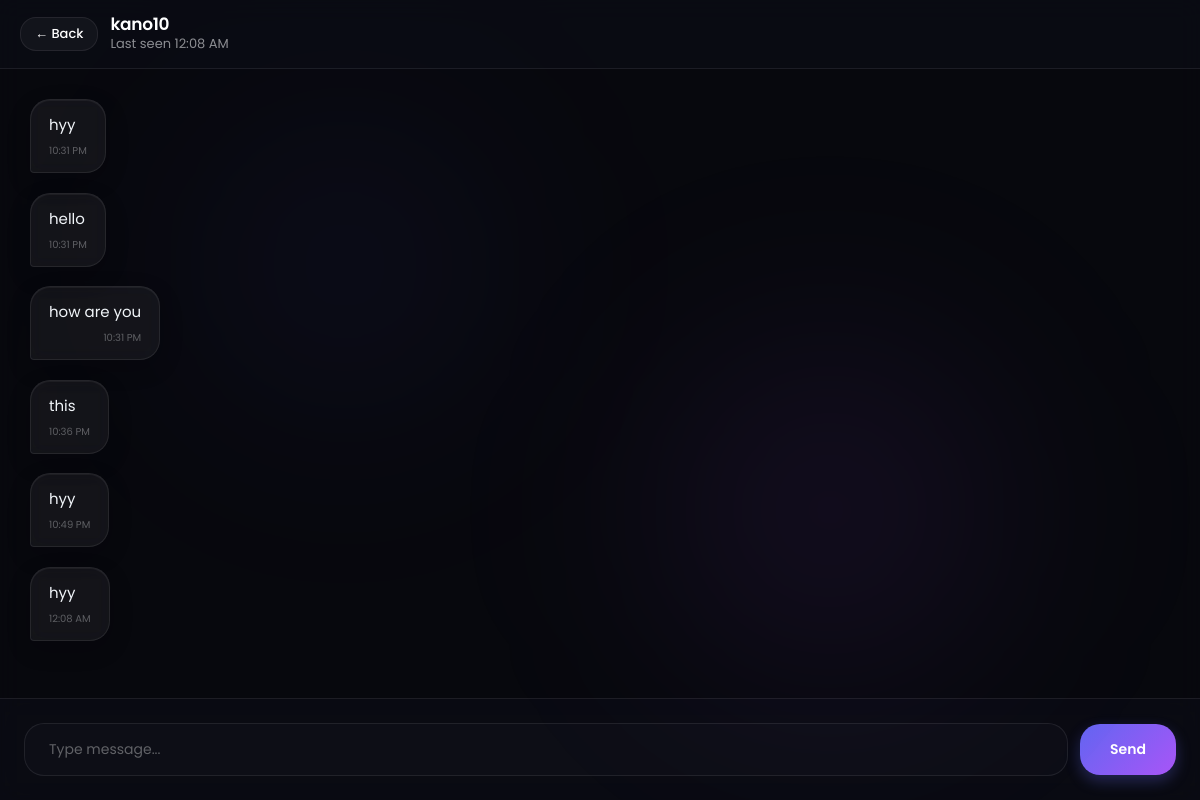
The app's page /chat/4/ (signed in) with its own data.
### chat/models.py (models this page shows, shortened)
class Profile(models.Model):
    user = models.OneToOneField(
        User,
        on_delete=models.CASCADE
    )
    image = models.ImageField(
        upload_to='profile/',
        default='default.png'
    )
    last_seen = models.DateTimeField(
    auto_now=True
    )
    is_online = models.BooleanField(
    default=False
    )

class Message(models.Model):
    sender = models.ForeignKey(
        User,
        on_delete=models.CASCADE,
        related_name='sender'
    )
    receiver = models.ForeignKey(
        User,
        on_delete=models.CASCADE,
        related_name='receiver'
    )
    is_deleted = models.BooleanField(
    default=False
    )
    is_seen = models.BooleanField(
    default=False
    )
    message = models.TextField()
    timestamp = models.DateTimeField(auto_now_add=True)

### chat/views.py (the view, shortened to what this page needs)
# urls.py: path('chat/<int:id>/', views.chat_page),
@login_required
def chat_page(request, id):
    receiver = User.objects.get(id=id)
    Message.objects.filter(
    sender=receiver,
    receiver=request.user,
    is_seen=False
        ).update(is_seen=True)
    messages = Message.objects.filter(
        sender=request.user,
        receiver=receiver
    ) | Message.objects.filter(
        sender=receiver,
        receiver=request.user
    )
    messages = messages.order_by('timestamp')
    return render(request, 'chat.html', {
        'receiver': receiver,
        'messages': messages
    })

### chat/templates/chat.html (shortened to what this page needs)
{% extends 'base.html' %}
{% load static %}
{% block content %}
  <div class="chat-container-full">
    <div class="chat-header">
      <a href="/home/" class="back-button">← Back</a>
      <div>
        <h2>{{ receiver.username }}</h2>
        {% if receiver.profile.is_online %}
    <p class="online-status">● Online</p>
    <p id="typing-status" class="typing-status"></p>
{% else %}
    <p class="offline-status">
        Last seen
        {{ receiver.profile.last_seen|time:"h:i A" }}
    </p>
{% endif %}
      </div>
    </div>
    <div class="message-container" id="message-container">
      {% for message in messages %}
        {% if message.sender == request.user %}
          <div class="message-right">
            <div class="message-bubble sender">
              {% if message.is_deleted %}
    <i>
        Message deleted
    </i>
{% else %}
    {{ message.message }}
{% endif %}
              <div class="message-time">
    {{ message.timestamp|time:"h:i A" }}
    {% if message.sender == request.user %}
        {% if message.is_seen %}
            ✓✓
        {% else %}
            ✓
        {% endif %}
    {% endif %}
</div>
              {% if message.sender == request.user and not message.is_deleted %}
    <a href="/delete-message/{{ message.id }}/"
       class="delete-btn">
        Delete
    </a>
{% endif %}
            </div>
          </div>
        {% else %}
          <div class="message-left">
            <div class="message-bubble receiver">
              {% if message.is_deleted %}
    <i>
        Message deleted
    </i>
{% else %}
    {{ message.message }}
{% endif %}
              <div class="message-time">
    {{ message.timestamp|time:"h:i A" }}
</div>
            </div>
          </div>
        {% endif %}
      {% endfor %}
    </div>
    <form method="POST" class="message-form">
      <input type="text" name="message" id="message-input" placeholder="Type message..." required />
      <button type="submit">Send</button>
    </form>
  </div>
{% endblock %}

### records on screen
Message: message "hyy", timestamp "10:31 PM"
Message: message "hello", timestamp "10:31 PM"
Message: message "how are you", timestamp "10:31 PM"
Message: message "this", timestamp "10:36 PM"
Message: message "hyy", timestamp "10:49 PM"
Message: message "hyy", timestamp "12:08 AM"

### other values on screen
{{ receiver.username }} "kano10"
{{ receiver.profile.last_seen|time:"h:i A" }} "12:08 AM"
